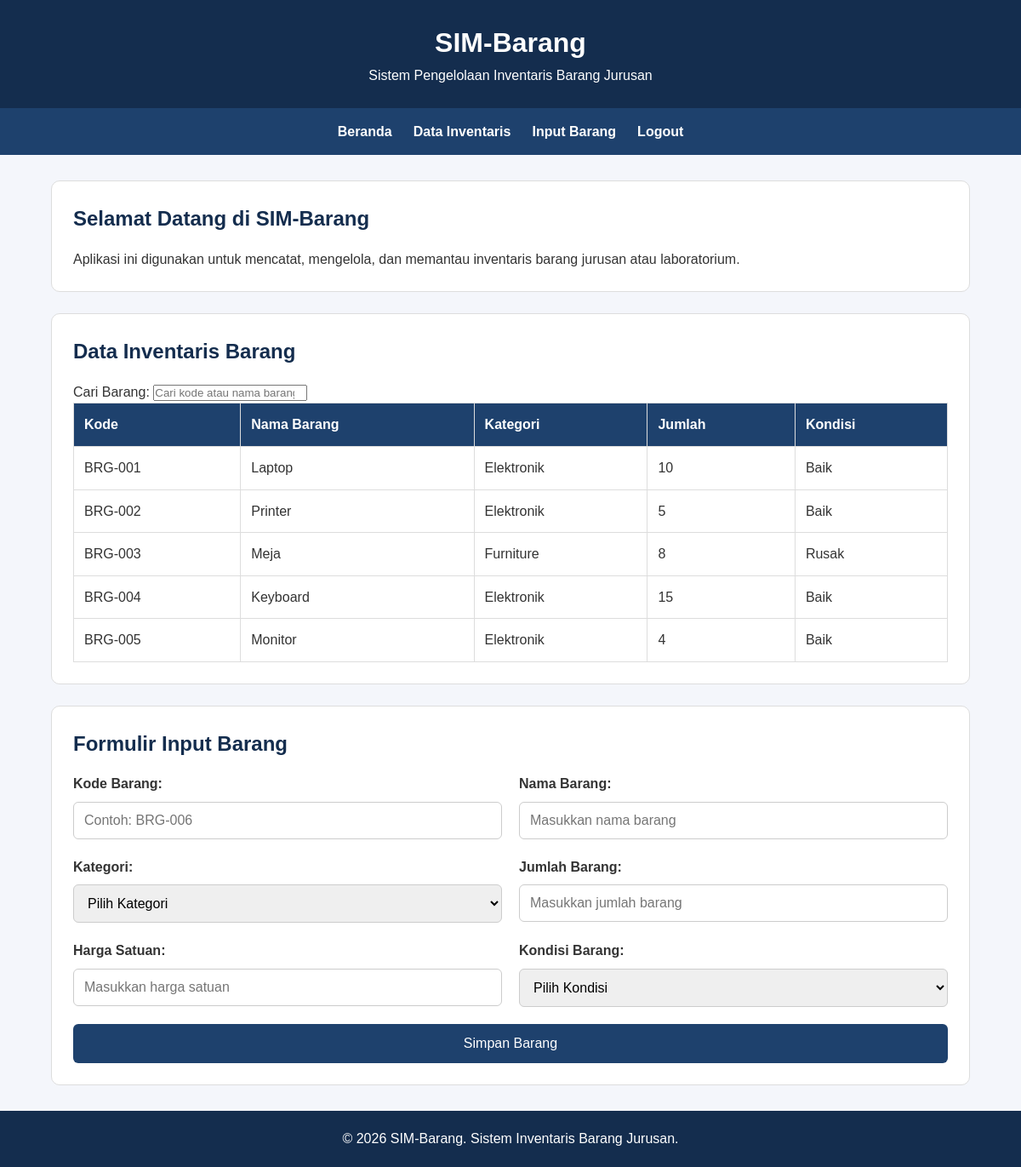
The app's page / (signed in) with its own data.
### tables this page shows
CREATE TABLE `barang` (
  `id_barang` int NOT NULL,
  `kode_barang` varchar(20) NOT NULL,
  `nama_barang` varchar(100) NOT NULL,
  `jumlah` int UNSIGNED NOT NULL,
  `harga_satuan` decimal(15,2) NOT NULL,
  `kondisi` varchar(30) NOT NULL,
  `id_kategori` int NOT NULL
);

CREATE TABLE `kategori` (
  `id_kategori` int NOT NULL,
  `nama_kategori` varchar(100) NOT NULL
);

### index.php (the view, shortened to what this page needs)
<?php
require_once __DIR__ . "/koneksi.php";
$sql = "SELECT
            barang.kode_barang,
            barang.nama_barang,
            barang.jumlah,
            barang.harga_satuan,
            barang.kondisi,
            kategori.nama_kategori
        FROM barang
        INNER JOIN kategori
            ON barang.id_kategori = kategori.id_kategori
        ORDER BY barang.id_barang ASC";
$stmt = $pdo->query($sql);
$daftarBarang = $stmt->fetchAll();
?>
<!DOCTYPE html>
<html lang="id">
<head>
    <link rel="stylesheet" href="style.css">
</head>
<body>
    <header>
        <h1>SIM-Barang</h1>
        <p>Sistem Pengelolaan Inventaris Barang Jurusan</p>
    </header>
    <nav>
        <a href="#beranda">Beranda</a>
        <a href="#inventaris">Data Inventaris</a>
        <a href="#input-barang">Input Barang</a>
        <a href="logout.php">Logout</a>
    </nav>
    <main>
        <section id="beranda">
            <h2>Selamat Datang di SIM-Barang</h2>
            <p>
                Aplikasi ini digunakan untuk mencatat,
                mengelola, dan memantau inventaris barang
                jurusan atau laboratorium.
            </p>
        </section>
        <section id="inventaris">
            <h2>Data Inventaris Barang</h2>
            <div class="search-group">
                <label for="cari-barang">Cari Barang:</label>
                <input
                    type="search"
                    id="cari-barang"
                    placeholder="Cari kode atau nama barang..."
                >
            </div>
            <table>
                <thead>
                    <tr>
                        <th>Kode</th>
                        <th>Nama Barang</th>
                        <th>Kategori</th>
                        <th>Jumlah</th>
                        <th>Kondisi</th>
                    </tr>
                </thead>
                <tbody id="daftar-barang">
                    <?php if (!empty($daftarBarang)): ?>
                        <?php foreach ($daftarBarang as $barang): ?>
                            <tr>
                                <td>
                                    <?= htmlspecialchars($barang["kode_barang"], ENT_QUOTES, "UTF-8") ?>
                                </td>
                                <td>
                                    <?= htmlspecialchars($barang["nama_barang"], ENT_QUOTES, "UTF-8") ?>
                                </td>
                                <td>
                                    <?= htmlspecialchars($barang["nama_kategori"], ENT_QUOTES, "UTF-8") ?>
                                </td>
                                <td>
                                    <?= htmlspecialchars($barang["jumlah"], ENT_QUOTES, "UTF-8") ?>
                                </td>
                                <td>
                                    <?= htmlspecialchars($barang["kondisi"], ENT_QUOTES, "UTF-8") ?>
                                </td>
                            </tr>
                        <?php endforeach; ?>
                    <?php else: ?>
                        <tr>
                            <td colspan="5">Belum ada data barang.</td>
                        </tr>
                    <?php endif; ?>
                </tbody>
            </table>
        </section>
        <section id="input-barang">
            <h2>Formulir Input Barang</h2>
            <form
                id="form-barang"
                class="form-grid"
                action="simpan.php"
                method="POST"
            >
                <div class="form-group">
                    <label for="kode">Kode Barang:</label>
                    <input
                        type="text"
                        id="kode"
                        name="kode"
                        placeholder="Contoh: BRG-006"
                        required
                    >
                </div>
                <div class="form-group">
                    <label for="nama">Nama Barang:</label>
                    <input
                        type="text"
                        id="nama"
                        name="nama"
                        placeholder="Masukkan nama barang"
                        required
                    >
                </div>
                <div class="form-group">
                    <label for="kategori">Kategori:</label>
                    <select id="kategori" name="kategori" required>
                        <option value="">Pilih Kategori</option>
                    </select>
                </div>
                <div class="form-group">
                    <label for="jumlah">Jumlah Barang:</label>
                    <input
                        type="number"
                        id="jumlah"
                        name="jumlah"
                        placeholder="Masukkan jumlah barang"
                        required
                    >
                </div>
                <div class="form-group">
                    <label for="harga">Harga Satuan:</label>
                    <input
                        type="number"
                        id="harga"
                        name="harga"
                        placeholder="Masukkan harga satuan"
                        required
                    >
                </div>
                <div class="form-group">
                    <label for="kondisi">Kondisi Barang:</label>
                    <select id="kondisi" name="kondisi" required>
                        <option value="">Pilih Kondisi</option>
                    </select>
                </div>
                <button type="submit">Simpan Barang</button>
            </form>
        </section>
    </main>
    <footer>
        <p>
            &copy; 2026 SIM-Barang.
            Sistem Inventaris Barang Jurusan.
        </p>
    </footer>
</body>
</html>

### style.css (style rules this page uses)
* { margin: 0; padding: 0; box-sizing: border-box; }
body { font-family: Arial, sans-serif; background-color: #f4f6fb; color: #333; line-height: 1.6; }
header { background-color: #142d4e; color: white; padding: 25px; text-align: center; }
nav { display: flex; justify-content: center; align-items: center; gap: 25px; background-color: #1e416d; padding: 15px; }
nav a { color: white; text-decoration: none; font-weight: bold; }
main { width: 90%; max-width: 1200px; margin: 30px auto; }
section { background-color: white; padding: 25px; margin-bottom: 25px; border: 1px solid #ddd; border-radius: 10px; }
h2 { color: #142d4e; margin-bottom: 15px; }
table { width: 100%; border-collapse: collapse; }
th, td { border: 1px solid #ddd; padding: 12px; text-align: left; }
th { background-color: #1e416d; color: white; }
.form-grid { display: grid; grid-template-columns: repeat(2, 1fr); gap: 20px; }
.form-group { display: flex; flex-direction: column; gap: 8px; }
.form-group label { font-weight: 600; }
.form-group input, .form-group select { width: 100%; padding: 12px; border: 1px solid #ccc; border-radius: 6px; font-size: 16px; }
.form-grid button { grid-column: 1 / -1; padding: 14px; background-color: #1e416d; color: white; border: none; border-radius: 6px; cursor: pointer; font-size: 16px; }
footer { background-color: #142d4e; color: white; text-align: center; padding: 20px; }

### records on screen
barang: kode_barang "BRG-001", nama_barang "Laptop", id_kategori.nama_kategori "Elektronik", jumlah "10", kondisi "Baik"
barang: kode_barang "BRG-002", nama_barang "Printer", id_kategori.nama_kategori "Elektronik", jumlah "5", kondisi "Baik"
barang: kode_barang "BRG-003", nama_barang "Meja", id_kategori.nama_kategori "Furniture", jumlah "8", kondisi "Rusak"
barang: kode_barang "BRG-004", nama_barang "Keyboard", id_kategori.nama_kategori "Elektronik", jumlah "15", kondisi "Baik"
barang: kode_barang "BRG-005", nama_barang "Monitor", id_kategori.nama_kategori "Elektronik", jumlah "4", kondisi "Baik"
